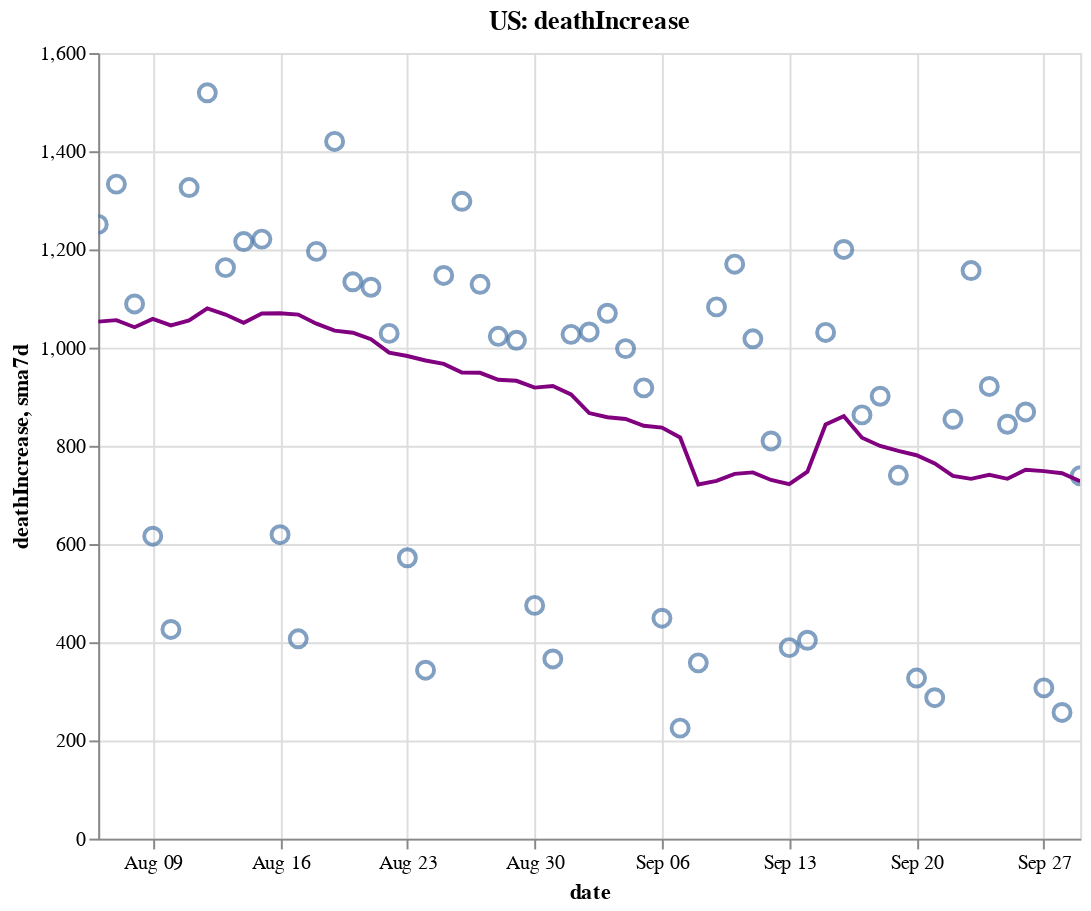

Notebook code cell kept with this figure:
### Code cell
create_plot(us, 'deathIncrease')

### Figure 1 — Vega-Lite specification as saved in the notebook (floating-point values rounded to 4 significant figures)
{"config": {"view": {"continuousWidth": 400, "continuousHeight": 300}}, "layer": [{"layer": [{"mark": {"type": "point", "size": 75}, "encoding": {"tooltip": [{"type": "temporal", "field": "date"}, {"type": "quantitative", "field": "deathIncrease"}, {"type": "quantitative", "field": "sma7d"}], "x": {"type": "temporal", "field": "date"}, "y": {"type": "quantitative", "field": "deathIncrease"}}, "selection": {"selector006": {"type": "interval", "bind": "scales", "encodings": ["x", "y"]}}}, {"mark": {"type": "line", "color": "purple"}, "encoding": {"x": {"type": "temporal", "field": "date"}, "y": {"type": "quantitative", "field": "sma7d"}}}]}, {"mark": {"type": "rule", "color": "#aaa"}, "encoding": {"x": {"type": "temporal", "field": "date"}}, "transform": [{"filter": {"selection": "selector005"}}]}, {"mark": "circle", "encoding": {"opacity": {"condition": {"value": 1, "selection": "selector005"}, "value": 0}, "tooltip": [{"type": "temporal", "field": "date"}, {"type": "quantitative", "field": "deathIncrease"}, {"type": "quantitative", "field": "sma7d"}], "x": {"type": "temporal", "field": "date"}, "y": {"type": "quantitative", "field": "deathIncrease"}}, "selection": {"selector005": {"type": "single", "encodings": ["x"], "on": "mouseover", "nearest": true, "empty": "none"}}}, {"mark": {"type": "text", "align": "left", "dx": 5, "dy": -5, "stroke": "white", "strokeWidth": 2}, "encoding": {"text": {"type": "quantitative", "field": "deathIncrease"}, "tooltip": [{"type": "temporal", "field": "date"}, {"type": "quantitative", "field": "deathIncrease"}, {"type": "quantitative", "field": "sma7d"}], "x": {"type": "temporal", "field": "date"}, "y": {"type": "quantitative", "field": "deathIncrease"}}, "transform": [{"filter": {"selection": "selector005"}}]}, {"mark": {"type": "text", "align": "left", "dx": 5, "dy": -5}, "encoding": {"text": {"type": "quantitative", "field": "deathIncrease"}, "tooltip": [{"type": "temporal", "field": "date"}, {"type": "quantitative", "field": "deathIncrease"}, {"type": "quantitative", "field": "sma7d"}], "x": {"type": "temporal", "field": "date"}, "y": {"type": "quantitative", "field": "deathIncrease"}}, "transform": [{"filter": {"selection": "selector005"}}]}], "data": {"name": "data-2cf0131be42e2af12334f2f8019c95b1"}, "height": 400, "title": "US: deathIncrease", "width": 500, "$schema": "https://vega.github.io/schema/vega-lite/v4.8.1.json", "datasets": {"data-2cf0131be42e2af12334f2f8019c95b1": [{"date": "2020-08-06T00:00:00", "totalTestResultsIncrease": 785200.0, "positiveIncrease": 54190.0, "death": 151400.0, "deathIncrease": 1251.0, "positiveRate": 0.069, "state": "US", "sma7d": 1053.0}, {"date": "2020-08-07T00:00:00", "totalTestResultsIncrease": 803500.0, "positiveIncrease": 61340.0, "death": 152700.0, "deathIncrease": 1333.0, "positiveRate": 0.076, "state": "US", "sma7d": 1056.0}, {"date": "2020-08-08T00:00:00", "totalTestResultsIncrease": 688700.0, "positiveIncrease": 53710.0, "death": 153800.0, "deathIncrease": 1089.0, "positiveRate": 0.078, "state": "US", "sma7d": 1042.0}, {"date": "2020-08-09T00:00:00", "totalTestResultsIncrease": 726200.0, "positiveIncrease": 50630.0, "death": 154500.0, "deathIncrease": 616.0, "positiveRate": 0.07, "state": "US", "sma7d": 1058.0}, {"date": "2020-08-10T00:00:00", "totalTestResultsIncrease": 753200.0, "positiveIncrease": 42090.0, "death": 154900.0, "deathIncrease": 426.0, "positiveRate": 0.056, "state": "US", "sma7d": 1045.0}, {"date": "2020-08-11T00:00:00", "totalTestResultsIncrease": 756100.0, "positiveIncrease": 55700.0, "death": 156200.0, "deathIncrease": 1326.0, "positiveRate": 0.074, "state": "US", "sma7d": 1055.0}, {"date": "2020-08-12T00:00:00", "totalTestResultsIncrease": 487500.0, "positiveIncrease": 56130.0, "death": 157700.0, "deathIncrease": 1519.0, "positiveRate": 0.115, "state": "US", "sma7d": 1080.0}, {"date": "2020-08-13T00:00:00", "totalTestResultsIncrease": 925200.0, "positiveIncrease": 51760.0, "death": 158900.0, "deathIncrease": 1163.0, "positiveRate": 0.056, "state": "US", "sma7d": 1067.0}, {"date": "2020-08-14T00:00:00", "totalTestResultsIncrease": 885500.0, "positiveIncrease": 55640.0, "death": 160100.0, "deathIncrease": 1216.0, "positiveRate": 0.063, "state": "US", "sma7d": 1051.0}, {"date": "2020-08-15T00:00:00", "totalTestResultsIncrease": 779600.0, "positiveIncrease": 56150.0, "death": 161300.0, "deathIncrease": 1221.0, "positiveRate": 0.072, "state": "US", "sma7d": 1070.0}, {"date": "2020-08-16T00:00:00", "totalTestResultsIncrease": 808100.0, "positiveIncrease": 42490.0, "death": 161900.0, "deathIncrease": 619.0, "positiveRate": 0.053, "state": "US", "sma7d": 1070.0}, {"date": "2020-08-17T00:00:00", "totalTestResultsIncrease": 685800.0, "positiveIncrease": 37880.0, "death": 162400.0, "deathIncrease": 407.0, "positiveRate": 0.055, "state": "US", "sma7d": 1067.0}, {"date": "2020-08-18T00:00:00", "totalTestResultsIncrease": 673700.0, "positiveIncrease": 40800.0, "death": 163500.0, "deathIncrease": 1196.0, "positiveRate": 0.061, "state": "US", "sma7d": 1049.0}, {"date": "2020-08-19T00:00:00", "totalTestResultsIncrease": 703900.0, "positiveIncrease": 44960.0, "death": 165000.0, "deathIncrease": 1420.0, "positiveRate": 0.064, "state": "US", "sma7d": 1035.0}, {"date": "2020-08-20T00:00:00", "totalTestResultsIncrease": 726300.0, "positiveIncrease": 43760.0, "death": 166100.0, "deathIncrease": 1134.0, "positiveRate": 0.06, "state": "US", "sma7d": 1030.0}, {"date": "2020-08-21T00:00:00", "totalTestResultsIncrease": 785000.0, "positiveIncrease": 46560.0, "death": 167200.0, "deathIncrease": 1123.0, "positiveRate": 0.059, "state": "US", "sma7d": 1017.0}, {"date": "2020-08-22T00:00:00", "totalTestResultsIncrease": 794300.0, "positiveIncrease": 46240.0, "death": 168300.0, "deathIncrease": 1029.0, "positiveRate": 0.058, "state": "US", "sma7d": 989.7}, {"date": "2020-08-23T00:00:00", "totalTestResultsIncrease": 645300.0, "positiveIncrease": 37570.0, "death": 168800.0, "deathIncrease": 572.0, "positiveRate": 0.058, "state": "US", "sma7d": 983.0}, {"date": "2020-08-24T00:00:00", "totalTestResultsIncrease": 713500.0, "positiveIncrease": 34640.0, "death": 169200.0, "deathIncrease": 343.0, "positiveRate": 0.049, "state": "US", "sma7d": 973.9}, {"date": "2020-08-25T00:00:00", "totalTestResultsIncrease": 664000.0, "positiveIncrease": 36380.0, "death": 170300.0, "deathIncrease": 1147.0, "positiveRate": 0.055, "state": "US", "sma7d": 966.9}, {"date": "2020-08-26T00:00:00", "totalTestResultsIncrease": 680600.0, "positiveIncrease": 44050.0, "death": 171600.0, "deathIncrease": 1298.0, "positiveRate": 0.065, "state": "US", "sma7d": 949.4}, {"date": "2020-08-27T00:00:00", "totalTestResultsIncrease": 791600.0, "positiveIncrease": 43980.0, "death": 172700.0, "deathIncrease": 1129.0, "positiveRate": 0.056, "state": "US", "sma7d": 948.7}, {"date": "2020-08-28T00:00:00", "totalTestResultsIncrease": 818700.0, "positiveIncrease": 46550.0, "death": 173800.0, "deathIncrease": 1023.0, "positiveRate": 0.057, "state": "US", "sma7d": 934.4}, {"date": "2020-08-29T00:00:00", "totalTestResultsIncrease": 815400.0, "positiveIncrease": 44500.0, "death": 174800.0, "deathIncrease": 1015.0, "positiveRate": 0.055, "state": "US", "sma7d": 932.4}, {"date": "2020-08-30T00:00:00", "totalTestResultsIncrease": 774300.0, "positiveIncrease": 39500.0, "death": 175300.0, "deathIncrease": 475.0, "positiveRate": 0.051, "state": "US", "sma7d": 918.6}, {"date": "2020-08-31T00:00:00", "totalTestResultsIncrease": 705100.0, "positiveIncrease": 31410.0, "death": 175600.0, "deathIncrease": 366.0, "positiveRate": 0.045, "state": "US", "sma7d": 921.9}, {"date": "2020-09-01T00:00:00", "totalTestResultsIncrease": 732400.0, "positiveIncrease": 42430.0, "death": 176600.0, "deathIncrease": 1027.0, "positiveRate": 0.058, "state": "US", "sma7d": 904.7}, {"date": "2020-09-02T00:00:00", "totalTestResultsIncrease": 683900.0, "positiveIncrease": 30600.0, "death": 177700.0, "deathIncrease": 1032.0, "positiveRate": 0.045, "state": "US", "sma7d": 866.7}, {"date": "2020-09-03T00:00:00", "totalTestResultsIncrease": 798200.0, "positiveIncrease": 44710.0, "death": 178700.0, "deathIncrease": 1070.0, "positiveRate": 0.056, "state": "US", "sma7d": 858.3}, {"date": "2020-09-04T00:00:00", "totalTestResultsIncrease": 949700.0, "positiveIncrease": 51590.0, "death": 179700.0, "deathIncrease": 998.0, "positiveRate": 0.054, "state": "US", "sma7d": 854.7}, {"date": "2020-09-05T00:00:00", "totalTestResultsIncrease": 876600.0, "positiveIncrease": 44900.0, "death": 180700.0, "deathIncrease": 918.0, "positiveRate": 0.051, "state": "US", "sma7d": 840.9}, {"date": "2020-09-06T00:00:00", "totalTestResultsIncrease": 782400.0, "positiveIncrease": 33120.0, "death": 181100.0, "deathIncrease": 449.0, "positiveRate": 0.042, "state": "US", "sma7d": 837.1}, {"date": "2020-09-07T00:00:00", "totalTestResultsIncrease": 615300.0, "positiveIncrease": 28680.0, "death": 181300.0, "deathIncrease": 225.0, "positiveRate": 0.047, "state": "US", "sma7d": 817.0}, {"date": "2020-09-08T00:00:00", "totalTestResultsIncrease": 540000.0, "positiveIncrease": 22220.0, "death": 181700.0, "deathIncrease": 358.0, "positiveRate": 0.041, "state": "US", "sma7d": 721.4}, {"date": "2020-09-09T00:00:00", "totalTestResultsIncrease": 626200.0, "positiveIncrease": 30980.0, "death": 182800.0, "deathIncrease": 1083.0, "positiveRate": 0.049, "state": "US", "sma7d": 728.7}, {"date": "2020-09-10T00:00:00", "totalTestResultsIncrease": 690300.0, "positiveIncrease": 37580.0, "death": 184000.0, "deathIncrease": 1170.0, "positiveRate": 0.054, "state": "US", "sma7d": 743.0}, {"date": "2020-09-11T00:00:00", "totalTestResultsIncrease": 826400.0, "positiveIncrease": 44930.0, "death": 185000.0, "deathIncrease": 1018.0, "positiveRate": 0.054, "state": "US", "sma7d": 745.9}, {"date": "2020-09-12T00:00:00", "totalTestResultsIncrease": 903400.0, "positiveIncrease": 42090.0, "death": 185800.0, "deathIncrease": 810.0, "positiveRate": 0.047, "state": "US", "sma7d": 730.4}, {"date": "2020-09-13T00:00:00", "totalTestResultsIncrease": 728200.0, "positiveIncrease": 34450.0, "death": 186200.0, "deathIncrease": 389.0, "positiveRate": 0.047, "state": "US", "sma7d": 721.9}, {"date": "2020-09-14T00:00:00", "totalTestResultsIncrease": 445800.0, "positiveIncrease": 33860.0, "death": 186600.0, "deathIncrease": 404.0, "positiveRate": 0.076, "state": "US", "sma7d": 747.4}, {"date": "2020-09-15T00:00:00", "totalTestResultsIncrease": 724800.0, "positiveIncrease": 35440.0, "death": 187600.0, "deathIncrease": 1031.0, "positiveRate": 0.049, "state": "US", "sma7d": 843.6}, {"date": "2020-09-16T00:00:00", "totalTestResultsIncrease": 729600.0, "positiveIncrease": 40020.0, "death": 188800.0, "deathIncrease": 1200.0, "positiveRate": 0.055, "state": "US", "sma7d": 860.3}, {"date": "2020-09-17T00:00:00", "totalTestResultsIncrease": 841900.0, "positiveIncrease": 43560.0, "death": 189700.0, "deathIncrease": 863.0, "positiveRate": 0.052, "state": "US", "sma7d": 816.4}, {"date": "2020-09-18T00:00:00", "totalTestResultsIncrease": 985000.0, "positiveIncrease": 47490.0, "death": 190600.0, "deathIncrease": 901.0, "positiveRate": 0.048, "state": "US", "sma7d": 799.7}, {"date": "2020-09-19T00:00:00", "totalTestResultsIncrease": 1066000.0, "positiveIncrease": 45540.0, "death": 191300.0, "deathIncrease": 740.0, "positiveRate": 0.043, "state": "US", "sma7d": 789.7}, {"date": "2020-09-20T00:00:00", "totalTestResultsIncrease": 905300.0, "positiveIncrease": 36300.0, "death": 191600.0, "deathIncrease": 327.0, "positiveRate": 0.04, "state": "US", "sma7d": 780.9}, {"date": "2020-09-21T00:00:00", "totalTestResultsIncrease": 725300.0, "positiveIncrease": 39470.0, "death": 191900.0, "deathIncrease": 287.0, "positiveRate": 0.054, "state": "US", "sma7d": 764.1}, {"date": "2020-09-22T00:00:00", "totalTestResultsIncrease": 770000.0, "positiveIncrease": 49440.0, "death": 192800.0, "deathIncrease": 854.0, "positiveRate": 0.064, "state": "US", "sma7d": 738.9}, {"date": "2020-09-23T00:00:00", "totalTestResultsIncrease": 923700.0, "positiveIncrease": 38570.0, "death": 193900.0, "deathIncrease": 1157.0, "positiveRate": 0.042, "state": "US", "sma7d": 732.7}, {"date": "2020-09-24T00:00:00", "totalTestResultsIncrease": 940400.0, "positiveIncrease": 43770.0, "death": 194900.0, "deathIncrease": 921.0, "positiveRate": 0.047, "state": "US", "sma7d": 741.0}, {"date": "2020-09-25T00:00:00", "totalTestResultsIncrease": 1012000.0, "positiveIncrease": 55530.0, "death": 195700.0, "deathIncrease": 844.0, "positiveRate": 0.055, "state": "US", "sma7d": 732.9}, {"date": "2020-09-26T00:00:00", "totalTestResultsIncrease": 1019000.0, "positiveIncrease": 47840.0, "death": 196600.0, "deathIncrease": 869.0, "positiveRate": 0.047, "state": "US", "sma7d": 751.3}, {"date": "2020-09-27T00:00:00", "totalTestResultsIncrease": 825200.0, "positiveIncrease": 35450.0, "death": 196900.0, "deathIncrease": 307.0, "positiveRate": 0.043, "state": "US", "sma7d": 748.4}, {"date": "2020-09-28T00:00:00", "totalTestResultsIncrease": 1010000.0, "positiveIncrease": 36520.0, "death": 197100.0, "deathIncrease": 257.0, "positiveRate": 0.036, "state": "US", "sma7d": 744.1}, {"date": "2020-09-29T00:00:00", "totalTestResultsIncrease": 806500.0, "positiveIncrease": 36820.0, "death": 197800.0, "deathIncrease": 739.0, "positiveRate": 0.046, "state": "US", "sma7d": 727.7}]}}
